Frame 1 (no input): blank canvas, image omitted
Frame 60 (no input): blank canvas, image omitted
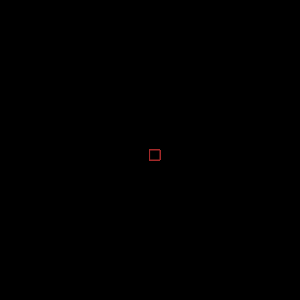
Frame 120 (the mouse pressed at the canvas centre since frame 60)

The p5.js sketch whose frames 1 and 60 were blank and that drew this single picture after the mouse press (run headless with seeded random() and noise() and a simulated clock; from frame 60 on, the mouse is pressed at the canvas centre):

// p5.js sketch
// ── sketch.js
function setup() {
  createCanvas(300, 300);
  background("black")
}

function draw() {
  stroke("brown");
  fill("black");
  

if(mouseIsPressed){
  rect(mouseX, mouseY, 10, 10);
}
}
